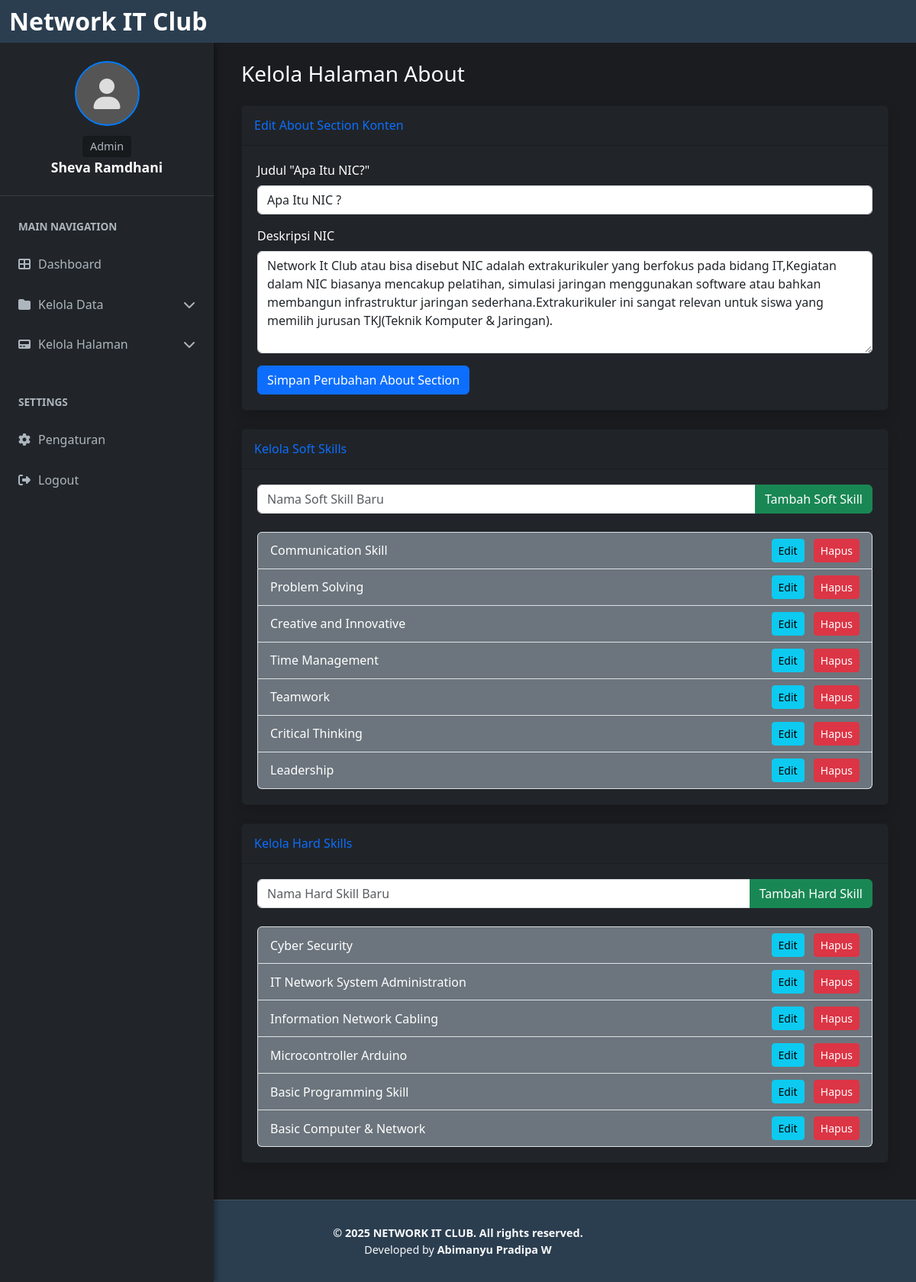
Screenshot of /dashboard/about/index.php (signed in) with the database file from the repository.
### tables this page shows
CREATE TABLE `about_section` (
  `id` int(11) NOT NULL,
  `about_title` varchar(255) NOT NULL DEFAULT 'Apa Itu NIC ?',
  `about_description` text NOT NULL
);

CREATE TABLE `skills` (
  `id` int(11) NOT NULL,
  `type` enum('soft','hard') NOT NULL,
  `name` varchar(255) NOT NULL
);

### dashboard/about/index.php (the view, shortened to what this page needs)
<?php
require_once '../../includes/inc_koneksi.php';
$page_title = 'Kelola Halaman About';
$logged_in_username = $_SESSION['full_name'] ?? 'Guest';
$logged_in_role = $_SESSION['role'] ?? 'Guest';
$current_full_uri_path = parse_url($_SERVER['REQUEST_URI'], PHP_URL_PATH);
$dashboard_segment_name = 'dashboard';
$pos = strpos($current_full_uri_path, '/' . $dashboard_segment_name . '/');
$path_to_compare = '';
if ($pos !== false) {
    $path_to_compare = substr($current_full_uri_path, $pos + strlen('/' . $dashboard_segment_name . '/'));
}
$path_to_compare = trim($path_to_compare, '/');
$menu_items = [];
$current_role = $_SESSION['role'] ?? 'guest';
if ($current_role == 'developer') {
    $menu_items = [
        ['Dashboard', '../developer/index.php', 'fa-solid fa-table-cells-large'],
        ['Kelola Data', '#', 'fa-solid fa-folder', [
            ['Pengguna', '../users/index.php', 'fa-solid fa-users'],
            ['Kategori Materi', '../kategori/index.php', 'fa-solid fa-tags'],
            ['Materi', '../materi/index.php', 'fa-solid fa-file-lines']
        ]],
        ['Kelola Halaman', '#', 'fa-solid fa-pager', [
            ['Home', '../home/index.php', 'fa-solid fa-house'],
            ['About', '../about/index.php', 'fa-solid fa-circle-info'],
            ['Class', '../class/index.php', 'fa-solid fa-chalkboard-user'],
            ['Contact', '../contact/index.php', 'fa-solid fa-envelope']
        ]]
    ];
} elseif ($current_role == 'admin') {
    $menu_items = [
        ['Dashboard', '../admin/index.php', 'fa-solid fa-table-cells-large'],
        ['Kelola Data', '#', 'fa-solid fa-folder', [
            ['Pengguna', '../users/index.php', 'fa-solid fa-users'],
            ['Kategori Materi', '../kategori/index.php', 'fa-solid fa-tags'],
            ['Materi', '../materi/index.php', 'fa-solid fa-file-lines']
        ]],
        ['Kelola Halaman', '#', 'fa-solid fa-pager', [
            ['Home', '../home/index.php', 'fa-solid fa-house'],
            ['About', '../about/index.php', 'fa-solid fa-circle-info'],
            ['Class', '../class/index.php', 'fa-solid fa-chalkboard-user'],
            ['Contact', '../contact/index.php', 'fa-solid fa-envelope']
        ]]
    ];
}
$about_content = [
    'about_title' => '',
    'about_description' => ''
];
$soft_skills_data = [];
$hard_skills_data = [];
$query_about = "SELECT about_title, about_description FROM about_section WHERE id = 1";
$result_about = mysqli_query($koneksi, $query_about);
if ($result_about) {
    $data_about = mysqli_fetch_assoc($result_about);
    if ($data_about) {
        $about_content['about_title'] = $data_about['about_title'];
        $about_content['about_description'] = $data_about['about_description'];
    }
} else {
    $_SESSION['message_about'] = 'Error saat mengambil data About Section: ' . mysqli_error($koneksi);
    $_SESSION['message_type_about'] = 'danger';
    error_log("Error fetching about section data: " . mysqli_error($koneksi));
}
$query_skills = "SELECT id, type, name FROM skills ORDER BY type ASC, id ASC";
$result_skills = mysqli_query($koneksi, $query_skills);
if ($result_skills) {
    while ($row_skill = mysqli_fetch_assoc($result_skills)) {
        if ($row_skill['type'] == 'soft') {
            $soft_skills_data[] = $row_skill;
        } else {
            $hard_skills_data[] = $row_skill;
        }
    }
} else {
    $_SESSION['message_skills'] = 'Error saat mengambil data Skills: ' . mysqli_error($koneksi);
    $_SESSION['message_type_skills'] = 'danger';
    error_log("Error fetching skills data: " . mysqli_error($koneksi));
}
?>
<!DOCTYPE html>
<html lang="en">
<head>
    <link href="https://cdn.jsdelivr.net/npm/bootstrap@5.3.3/dist/css/bootstrap.min.css" rel="stylesheet">
    <link href="https://cdnjs.cloudflare.com/ajax/libs/font-awesome/6.5.0/css/all.min.css" rel="stylesheet">
    <link href="https://cdn.jsdelivr.net/npm/summernote@0.8.18/dist/summernote-lite.min.css" rel="stylesheet">
    <link rel="stylesheet" href="../../css/dashboard.css">
</head>
<body>
    <nav class="navbar navbar-expand-lg navbar-dark navbar-top-dashboard">
        <div class="container-fluid">
            <a class="navbar-brand" href="../../index.php">Network IT Club</a>
        </div>
    </nav>
    <div class="dashboard-container">
        <div class="sidebar" id="sidebar">
            <div class="sidebar-profile">
                <div class="profile-avatar"><i class="fa-solid fa-user"></i></div>
                <span class="profile-role"><?php echo ucfirst(htmlspecialchars($logged_in_role)); ?></span>
                <span class="profile-name"><?php echo htmlspecialchars($logged_in_username); ?></span>
            </div>
            <h6 class="sidebar-heading">MAIN NAVIGATION</h6>
            <div class="list-group list-group-flush">
                <?php
                foreach ($menu_items as $item) {
                    list($text, $link, $icon) = $item;
                    $has_submenu = isset($item[3]);
                    $is_active = ($path_to_compare == $link);
                    if ($has_submenu) {
                        $is_parent_active = false;
                        echo '<a href="#submenu-' . str_replace(' ', '-', strtolower($text)) . '" data-bs-toggle="collapse" class="list-group-item list-group-item-action ' . ($is_parent_active ? 'active' : '') . '" aria-expanded="' . ($is_parent_active ? 'true' : 'false') . '">';
                        echo '<i class="' . htmlspecialchars($icon) . '"></i> ' . htmlspecialchars($text);
                        echo '<i class="fa-solid fa-chevron-down ms-auto"></i>';
                        echo '</a>';
                    } else {
                        echo '<a href="' . htmlspecialchars($link) . '" class="list-group-item list-group-item-action ' . ($is_active ? 'active' : '') . '">';
                        echo '<i class="' . htmlspecialchars($icon) . '"></i> ' . htmlspecialchars($text);
                        echo '</a>';
                    }
                }
                ?>
                <h6 class="sidebar-heading mt-4">SETTINGS</h6>
                <a href="../settings.php" class="list-group-item list-group-item-action <?php echo ($path_to_compare == 'settings.php') ? 'active' : ''; ?>">
                    <i class="fa-solid fa-gear"></i> Pengaturan
                </a>
                <a href="../logout.php" class="list-group-item list-group-item-action">
                    <i class="fa-solid fa-right-from-bracket"></i> Logout
                </a>
            </div>
        </div>
        <div class="main-content">
            <div class="page-content-area">
                <div class="content-wrapper">
                    <div class="container-fluid">
                        <h1 class="h3 mb-4 text-gray-800"><?php echo $page_title; ?></h1>
                        <div class="card shadow mb-4 bg-dark text-white">
                            <div class="card-header py-3">
                                <h6 class="m-0 font-weight-bold text-primary">Edit About Section Konten</h6>
                            </div>
                            <div class="card-body">
                                <form action="index.php" method="POST">
                                    <div class="mb-3">
                                        <label for="about_title" class="form-label">Judul "Apa Itu NIC?"</label>
                                        <input type="text" class="form-control" id="about_title" name="about_title" value="<?php echo htmlspecialchars($about_content['about_title']); ?>" required>
                                    </div>
                                    <div class="mb-3">
                                        <label for="about_description" class="form-label">Deskripsi NIC</label>
                                        <textarea class="form-control" id="about_description" name="about_description" rows="5" required><?php echo htmlspecialchars($about_content['about_description']); ?></textarea>
                                    </div>
                                    <button type="submit" name="update_about_section" class="btn btn-primary">Simpan Perubahan About Section</button>
                                </form>
                            </div>
                        </div>
                        <div class="card shadow mb-4 bg-dark text-white">
                            <div class="card-header py-3">
                                <h6 class="m-0 font-weight-bold text-primary">Kelola Soft Skills</h6>
                            </div>
                            <div class="card-body">
                                <form action="index.php" method="POST" class="mb-4">
                                    <div class="input-group">
                                        <input type="text" class="form-control" name="new_skill_name" placeholder="Nama Soft Skill Baru" required>
                                        <button type="submit" name="add_skill" class="btn btn-success">Tambah Soft Skill</button>
                                    </div>
                                </form>
                                <ul class="list-group">
                                    <?php if (!empty($soft_skills_data)): ?>
                                        <?php foreach ($soft_skills_data as $skill): ?>
                                            <li class="list-group-item d-flex justify-content-between align-items-center bg-secondary text-white">
                                                <span id="skill_name_<?php echo $skill['id']; ?>"><?php echo htmlspecialchars($skill['name']); ?></span>
                                                <div>
                                                    <button type="button" class="btn btn-sm btn-info me-2" data-bs-toggle="modal" data-bs-target="#editSkillModal"
                                                            data-id="<?php echo $skill['id']; ?>" data-name="<?php echo htmlspecialchars($skill['name']); ?>">
                                                        Edit
                                                    </button>
                                                    <form action="index.php" method="POST" class="d-inline">
                                                        <button type="submit" name="delete_skill" class="btn btn-sm btn-danger" onclick="return confirm('Yakin ingin menghapus skill ini?');">
                                                            Hapus
                                                        </button>
                                                    </form>
                                                </div>
                                            </li>
                                        <?php endforeach; ?>
                                    <?php else: ?>
                                        <li class="list-group-item bg-secondary text-white">Belum ada Soft Skill yang ditambahkan.</li>
                                    <?php endif; ?>
                                </ul>
                            </div>
                        </div>
                        <div class="card shadow mb-4 bg-dark text-white">
                            <div class="card-header py-3">
                                <h6 class="m-0 font-weight-bold text-primary">Kelola Hard Skills</h6>
                            </div>
                            <div class="card-body">
                                <form action="index.php" method="POST" class="mb-4">
                                    <div class="input-group">
                                        <input type="text" class="form-control" name="new_skill_name" placeholder="Nama Hard Skill Baru" required>
                                        <button type="submit" name="add_skill" class="btn btn-success">Tambah Hard Skill</button>
                                    </div>
                                </form>
                                <ul class="list-group">
                                    <?php if (!empty($hard_skills_data)): ?>
                                        <?php foreach ($hard_skills_data as $skill): ?>
                                            <li class="list-group-item d-flex justify-content-between align-items-center bg-secondary text-white">
                                                <span id="skill_name_<?php echo $skill['id']; ?>"><?php echo htmlspecialchars($skill['name']); ?></span>
                                                <div>
                                                    <button type="button" class="btn btn-sm btn-info me-2" data-bs-toggle="modal" data-bs-target="#editSkillModal"
                                                            data-id="<?php echo $skill['id']; ?>" data-name="<?php echo htmlspecialchars($skill['name']); ?>">
                                                        Edit
                                                    </button>
                                                    <form action="index.php" method="POST" class="d-inline">
                                                        <button type="submit" name="delete_skill" class="btn btn-sm btn-danger" onclick="return confirm('Yakin ingin menghapus skill ini?');">
                                                            Hapus
                                                        </button>
                                                    </form>
                                                </div>
                                            </li>
                                        <?php endforeach; ?>
                                    <?php else: ?>
                                        <li class="list-group-item bg-secondary text-white">Belum ada Hard Skill yang ditambahkan.</li>
                                    <?php endif; ?>
                                </ul>
                            </div>
                        </div>
                    </div>
                </div>
            </div>
        </div>
    </div>
<?php
require_once '../dashboard_footer.php';
?>

### rows the page displays
about_section: about_title "Apa Itu NIC ?", about_description "Network It Club atau bisa disebut NIC adalah extrakurikuler yang berfokus pada bidang IT,Kegiatan dalam NIC biasanya mencakup pelatihan, simulasi jaringan menggunakan software atau bahkan membangun infrastruktur jaringan sederhana.Extrakurikuler ini sangat relevan untuk siswa yang memilih jurusan TKJ(Teknik Komputer & Jaringan)."
skills: name "Communication Skill"
skills: name "Problem Solving"
skills: name "Creative and Innovative"
skills: name "Time Management"
skills: name "Teamwork"
skills: name "Critical Thinking"
skills: name "Leadership"
skills: name "Cyber Security"
skills: name "IT Network System Administration"
skills: name "Information Network Cabling"
skills: name "Microcontroller Arduino"
skills: name "Basic Programming Skill"
skills: name "Basic Computer & Network"

### other values shown
$logged_in_role "Admin"
$logged_in_username "Sheva Ramdhani"
$text "Dashboard"
$text "Kelola Data"
$text "Kelola Halaman"
$page_title "Kelola Halaman About"
